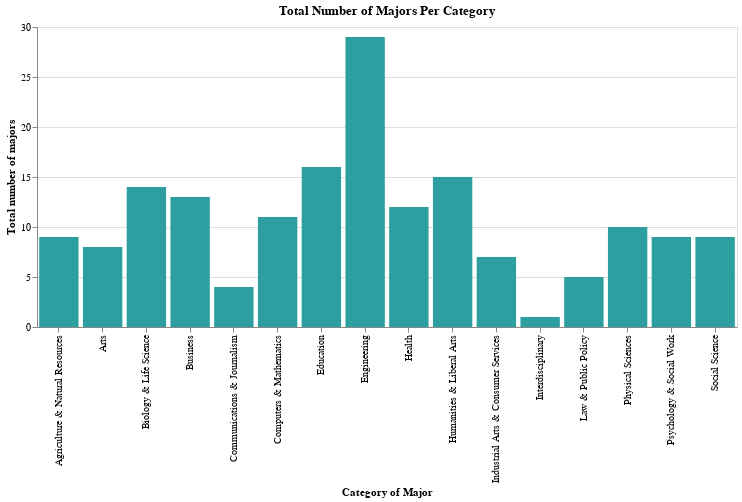

Notebook code for this chart:
### Markdown cell above
No, there does not appear to be any correlation between the number of graduates who are employed full or part time and median salary.

### Question 5: What category of major has the highest number of majors? Which has the lowest?

This question requires we take a different direction with our data visualization. Until now, we have been able to answer our questions using scatter plots because they are good at visualizing correlations between our data. To answer our 5th question, however, we will use different types of bar charts.

#### Specifying data types in `altair`

Before we proceed, we should know some things about `altair`. `altair` is capable of recognizing the type of data we are passing to it, to include `quantitative` data, `nominal` data, `ordinal` data, and a few others that are outside the scope of this project. When we select the `Major_category` column as the data to be displayed along the `X` axis, `altair` automatically recognizes this as nominal data and aggregates it prior to plotting it along the X axis. This works for us since we are trying to determine the total number of majors within each category. However, if we *didn't* want `altair` to consider `Major_category` as nominal data and instead wanted this column to be considered as quantitative data, we could specify `Major_category:Q` in the `X` method of the `encode` method. Likeiwse, we could specify `Major_category:O` or `Major_category:N` for ordinal and nominal data, respectively.

To directly quote the [documentation](https://altair-viz.github.io/user_guide/encoding.html):

> If types are not specified for data input as a DataFrame, Altair defaults to quantitative for any numeric data, temporal for date/time data, and nominal for string data, but be aware that these defaults are by no means always the correct choice!

For the `Y` axis, we want to count the number of rows for each category of major. We can do this by replacing a column name in `Alt.Y` with the `count()` method.

### Code cell
B1 = alt.Chart(recent_grads).mark_bar(color="#2d9fa1").encode(
    alt.X('Major_category',title='Category of Major'),
    alt.Y('count()',title='Total number of majors')
).properties(
    title='Total Number of Majors Per Category',
    width=700
)

B1

### Figure 1 — Vega-Lite specification as saved in the notebook (floating-point values rounded to 4 significant figures; data arrays with more than 128 entries replaced by an {"elided": "..."} marker saying what was removed)
{"config": {"view": {"continuousWidth": 400, "continuousHeight": 300}}, "data": {"name": "data-7fc333144f457988d01a1cd31b4e55ef"}, "mark": {"type": "bar", "color": "#2d9fa1"}, "encoding": {"x": {"type": "nominal", "field": "Major_category", "title": "Category of Major"}, "y": {"type": "quantitative", "aggregate": "count", "title": "Total number of majors"}}, "title": "Total Number of Majors Per Category", "width": 700, "$schema": "https://vega.github.io/schema/vega-lite/v4.8.1.json", "datasets": {"data-7fc333144f457988d01a1cd31b4e55ef": {"elided": "172 records"}}}
